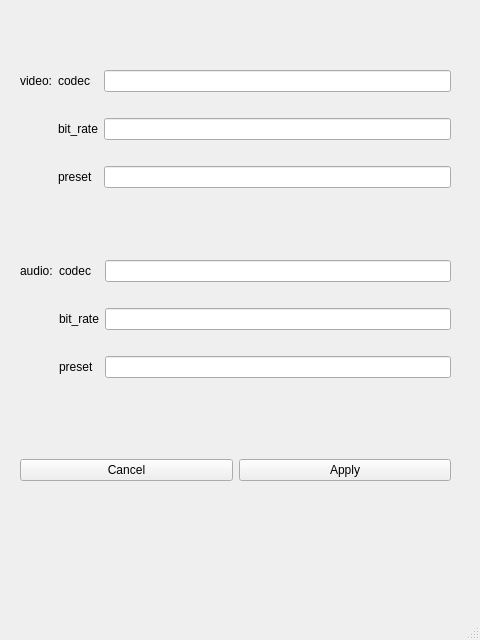
<?xml version="1.0" encoding="UTF-8"?>
<ui version="4.0">
 <class>EncodeSetting</class>
 <widget class="QMainWindow" name="EncodeSetting">
  <property name="geometry">
   <rect>
    <x>0</x>
    <y>0</y>
    <width>480</width>
    <height>640</height>
   </rect>
  </property>
  <property name="windowTitle">
   <string>MainWindow</string>
  </property>
  <widget class="QWidget" name="centralwidget">
   <widget class="QWidget" name="gridLayoutWidget">
    <property name="geometry">
     <rect>
      <x>20</x>
      <y>50</y>
      <width>431</width>
      <height>161</height>
     </rect>
    </property>
    <layout class="QGridLayout" name="gridLayout">
     <item row="0" column="2">
      <widget class="QLineEdit" name="lineEdit_videoCodec"/>
     </item>
     <item row="1" column="2">
      <widget class="QLineEdit" name="lineEdit_videoBitRate"/>
     </item>
     <item row="0" column="0">
      <widget class="QLabel" name="label_video">
       <property name="text">
        <string>video:</string>
       </property>
      </widget>
     </item>
     <item row="2" column="2">
      <widget class="QLineEdit" name="lineEdit_videoPreset"/>
     </item>
     <item row="0" column="1">
      <widget class="QLabel" name="label_videoCodec">
       <property name="text">
        <string>codec</string>
       </property>
      </widget>
     </item>
     <item row="1" column="1">
      <widget class="QLabel" name="label_videoBitRate">
       <property name="text">
        <string>bit_rate</string>
       </property>
      </widget>
     </item>
     <item row="2" column="1">
      <widget class="QLabel" name="label_videoPreset">
       <property name="text">
        <string>preset</string>
       </property>
      </widget>
     </item>
    </layout>
   </widget>
   <widget class="QWidget" name="gridLayoutWidget_2">
    <property name="geometry">
     <rect>
      <x>20</x>
      <y>240</y>
      <width>431</width>
      <height>161</height>
     </rect>
    </property>
    <layout class="QGridLayout" name="gridLayout_3">
     <item row="0" column="2">
      <widget class="QLineEdit" name="lineEdit_audioCodec"/>
     </item>
     <item row="1" column="2">
      <widget class="QLineEdit" name="lineEdit_audioBitRate"/>
     </item>
     <item row="0" column="0">
      <widget class="QLabel" name="label_9">
       <property name="text">
        <string>audio:</string>
       </property>
      </widget>
     </item>
     <item row="2" column="2">
      <widget class="QLineEdit" name="lineEdit_audioPreset"/>
     </item>
     <item row="0" column="1">
      <widget class="QLabel" name="label_audioCodec">
       <property name="text">
        <string>codec</string>
       </property>
      </widget>
     </item>
     <item row="1" column="1">
      <widget class="QLabel" name="label_audioBitRate">
       <property name="text">
        <string>bit_rate</string>
       </property>
      </widget>
     </item>
     <item row="2" column="1">
      <widget class="QLabel" name="label_audioPreset">
       <property name="text">
        <string>preset</string>
       </property>
      </widget>
     </item>
    </layout>
   </widget>
   <widget class="QWidget" name="horizontalLayoutWidget">
    <property name="geometry">
     <rect>
      <x>20</x>
      <y>430</y>
      <width>431</width>
      <height>80</height>
     </rect>
    </property>
    <layout class="QHBoxLayout" name="horizontalLayout">
     <item>
      <widget class="QPushButton" name="pushButton_cancel">
       <property name="text">
        <string>Cancel</string>
       </property>
      </widget>
     </item>
     <item>
      <widget class="QPushButton" name="pushButton_apply">
       <property name="text">
        <string>Apply</string>
       </property>
      </widget>
     </item>
    </layout>
   </widget>
  </widget>
  <widget class="QMenuBar" name="menubar">
   <property name="geometry">
    <rect>
     <x>0</x>
     <y>0</y>
     <width>480</width>
     <height>37</height>
    </rect>
   </property>
  </widget>
  <widget class="QStatusBar" name="statusbar"/>
 </widget>
 <resources/>
 <connections/>
</ui>
